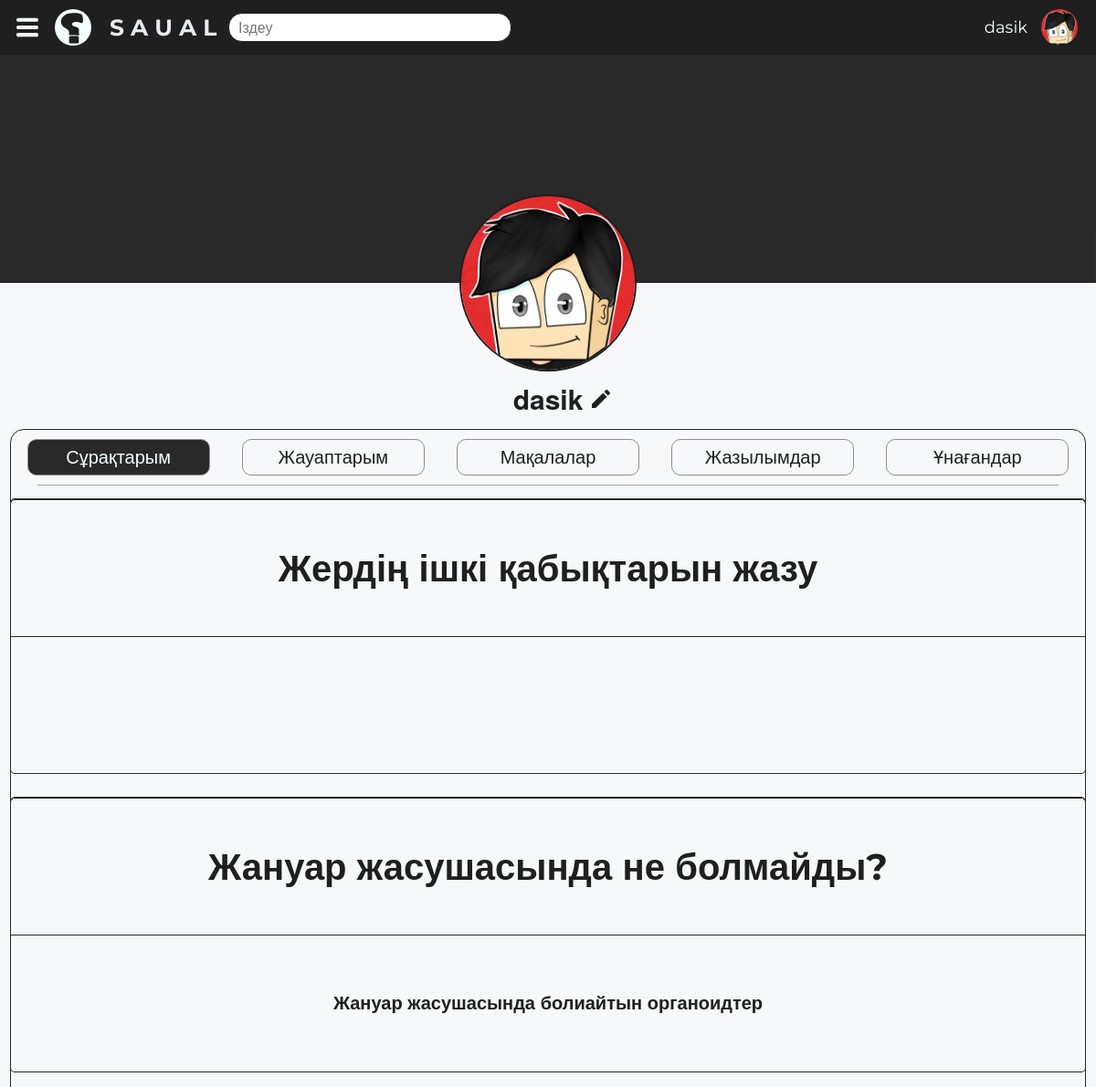
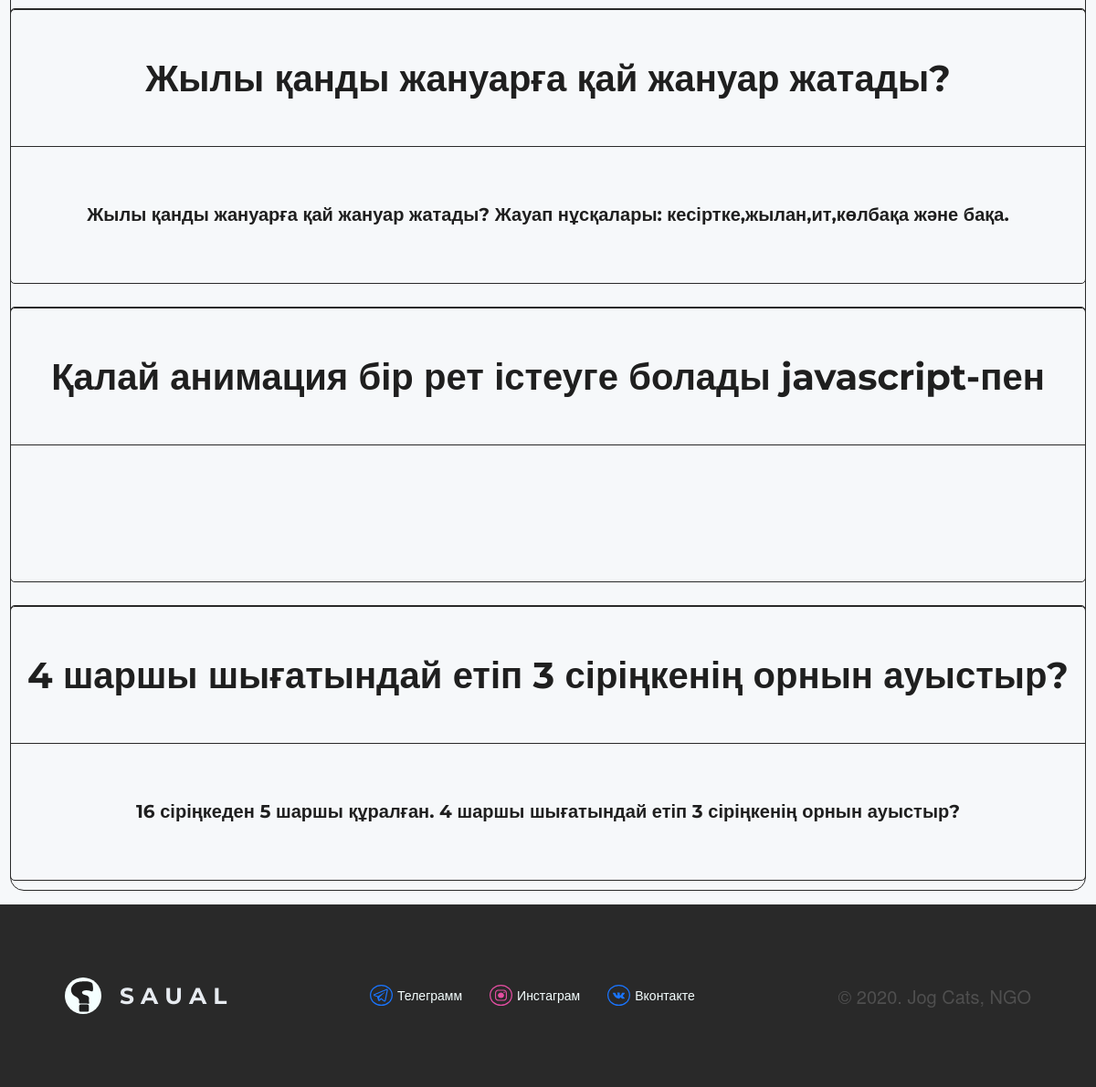
Screenshot of /user_profile/ (signed in) with the database file from the repository (2 pictures, top to bottom).
### data/users.py (models this page shows, shortened)
class User(SqlAlchemyBase, UserMixin, SerializerMixin):
    __tablename__ = 'users'
    id = sqlalchemy.Column(sqlalchemy.Integer, primary_key=True, nullable=False)
    generated_id = sqlalchemy.Column(sqlalchemy.String(8), unique=True)
    email = sqlalchemy.Column(sqlalchemy.String(255), nullable=False, unique=True)
    username = sqlalchemy.Column(sqlalchemy.String(35), nullable=False, unique=True)
    password = sqlalchemy.Column(sqlalchemy.String(255), nullable=False)
    created_date = sqlalchemy.Column(sqlalchemy.DateTime,
                                     default=datetime.datetime.now)
    admin = sqlalchemy.Column(sqlalchemy.Boolean, nullable=False, default=False)
    rep = orm.relation("Replies", back_populates='user')
    qst = orm.relation("Questions", back_populates='user')
    group_id = sqlalchemy.Column(sqlalchemy.Integer, nullable=True)
    rep_count = sqlalchemy.Column(sqlalchemy.Integer, default=0)

### data/questions.py (models this page shows, shortened)
class Questions(SqlAlchemyBase):
    __tablename__ = 'questions'
    id = sqlalchemy.Column(sqlalchemy.Integer, primary_key=True, nullable=False)
    title = sqlalchemy.Column(sqlalchemy.String(150), nullable=False, unique=False)
    content = sqlalchemy.Column(sqlalchemy.String(2500), nullable=False, unique=False)
    user_id = sqlalchemy.Column(sqlalchemy.Integer,
                                sqlalchemy.ForeignKey("users.id"))
    reply = sqlalchemy.Column(sqlalchemy.Integer, nullable=True)
    generated_id = sqlalchemy.Column(sqlalchemy.String(8), nullable=False, unique=True)
    tags = sqlalchemy.Column(sqlalchemy.String(30))
    user = orm.relation('User')

### app.py (the view)
@app.route("/user_profile/", methods=["GET"])
def user_profile():
    session = db_session.create_session()
    questions = session.query(Questions).filter(Questions.user_id == current_user.id).all()[:]
    replies = session.query(Replies).filter(Replies.user_id == current_user.id).all()
    print(replies)
    return render_template("profile.html", questions=questions, replies=replies)

### app.py (called while the page is built)
@login_manager.user_loader
def load_user(user_id):
    session = db_session.create_session()
    return session.query(User).get(user_id)

### data/db_session.py (called while the page is built)
def create_session() -> Session:
    global __factory
    return __factory()

### templates/profile.html (shortened to what this page needs)
{% extends 'base.html' %}
{% block main_info %}
<header style="display: flex; justify-content: center;">
    <div class="header__banner">
        <div class="header__user-avatar_place">
            <img src="../static/images/test_avatar.jpg" alt="user-avatar" class="header__user-avatar">
        </div>
        <p class="header__user-name text-montserrat text_color_dark-grey">
            {{current_user.username}}
            <img src="../static/images/edit.svg" alt="edit" style="width: 20px; height: 20px; margin-left: 10px; position: absolute; right: -30px;">
        </p>
        </div>
</header>
<section class="profile-section">
    <div class="profile-section__user-information">
        <div class="profile-section__information-headers">
            <button name="profile-section__information-header" id="questions_header_button" class="profile-section__information-header text_montserrat text_color_dark-grey profile-section__information-header_action profile-section__information-header_clicked">Сұрақтарым</button>
            <button name="profile-section__information-header" id="answers_header_button" class="profile-section__information-header text_montserrat text_color_dark-grey profile-section__information-header_action">Жауаптарым</button>
            <button name="profile-section__information-header" id="articles_header_button" class="profile-section__information-header text_montserrat text_color_dark-grey profile-section__information-header_action">Мақалалар</button>
            <button name="profile-section__information-header" id="subscribes_header_button" class="profile-section__information-header text_montserrat text_color_dark-grey profile-section__information-header_action">Жазылымдар</button>
            <button name="profile-section__information-header" id="likes_header_button" class="profile-section__information-header text_montserrat text_color_dark-grey profile-section__information-header_action">Ұнағандар</button>
        </div>
        <div class="profile__list" name="profile__blocks" id="questions_block">
            {% if questions == [] %}
            <h2 style="margin-top: 15%; " class="text_color_dark-grey text_montserrat">Сіз сұрақ қоймағансыз.</h2>
            {% else %}
            {% for question in questions %}
                <div class="profile__question-block">
                    <div class="question-block_header">
                        <h2 class="question-header__text text_color_dark-grey text_montserrat">{{question.title}}</h2>
                    </div>
                    <div class="question-block_content">
                        <h2 class="question-content__text text_color_dark-grey text_montserrat">{{question.content}}</h2>
                    </div>
                </div>
            {% endfor %}
            {% endif %}
        </div>
    </div>
</section>
<footer class="profile-footer">
    <div style="width: 100%; height: 100%; display: flex; flex-direction: row; justify-content: space-around;">
        <div class="footer__logo">
                <a href="/" class="logo__link-text_text-decoration_none navbar__link_mode text_montserrat"><img src="../static/images/logo.svg" class="logo__img" alt="Логотип">S A U A L</a>
        </div>
        <div class="footer__links">
            <nav style="margin: 0; padding: 0; display: flex; flex-direction: column; align-items: center; justify-content: center;">
                <ol style="margin: 0; padding: 0; display: flex; flex-direction: row; justify-content: center; align-items: center;">
                    <li class="footer__social-icon flex-row"><a href="https://t.me/nameuser3" target="_blank" class="footer_icon"><img src="../static/images/telegram_color_white.svg" alt="Телеграм"></a> <a href="https://t.me/nameuser3" class="text_montserrat text_color_light" style="text-decoration: none;">Телеграмм</a></li>
                    <li class="footer__social-icon flex-row"><a href="https://www.instagram.com/jog_cats/" target="_blank" class="footer_icon"><img src="../static/images/instagram_color_white.svg" alt="Инстаграм"></a><a href="https://www.instagram.com/jog_cats/" class="text_montserrat text_color_light" style="text-decoration: none;">Инстаграм</a></li>
                    <li class="footer__social-icon flex-row"><a href="https://vk.com/public198627056" target="_blank" class="footer_icon"><img src="../static/images/vk_color_white.svg" alt="Вконтакте"></a><a href="https://vk.com/public198627056" class="text_montserrat text_color_light" style="text-decoration: none;">Вконтакте</a></li>
                </ol>
            </nav>
        </div>
        <div class="footer__jog-cats">
            <p style="color: rgb(79, 79, 79); font-weight: normal; font-size: 20px;">&copy; 2020. Jog Cats, NGO</p>
    </div>
    </div>
</footer>
{% endblock %}

### templates/base.html (shortened to what this page needs)
<!DOCTYPE html>
<html lang="kz">
<html lang="ru">
<html lang="en">
<head>
    <link rel="stylesheet" href="{{ url_for('static', filename='styles/normalize.css') }}">
    <link rel="stylesheet" href="{{ url_for('static', filename='styles/style.css') }}">
</head>
<body style="background-color: rgb(246, 248, 250);">
    <nav class="navbar">
        <img src="../static/images/navbar-1.1s-47px.svg" alt="" style="width: 60px; height: 60px; margin: 0; cursor: pointer;" class="menu-bar_anim-" id="navbar_menu_but">
        <div class="logo_link-box logo_place_navbar">
            <a href="/" class="logo__link-text_text-decoration_none navbar__link_mode text_montserrat"><img src="../static/images/logo.svg" class="logo__img" alt="Логотип">S A U A L</a>
        </div>
        <div class="navbar__user-block navbar__user-block_place_navbar">
            <p class="navbar__username text_color_light text_montserrat">{{ current_user.username }}</p>
            <img onclick="show_navbar__user_options()" id="navbar__user-block__img" src="../static/images/test_avatar.jpg" alt="Аватарка пользователя" class="navbar__user-block__img">
        </div>
        <div class="main-search_box">
            <input type="text" class="main-search_input text_color_dark-grey text_montserrat" placeholder="Іздеу">
        </div>
    </nav>
    <div class="page">
        {% block main_info %}
        {% endblock %}
    </div>
</body>
</html>

### rows the page displays
User: username "dasik"
Questions: title "Жердің ішкі қабықтарын жазу"
Questions: title "Жануар жасушасында не болмайды?", content "Жануар жасушасында болиайтын органоидтер"
Questions: title "Жылы қанды жануарға қай жануар жатады?", content "Жылы қанды жануарға қай жануар жатады? Жауап нұсқалары: кесіртке,жылан,ит,көлбақа және бақа."
Questions: title "Қалай анимация бір рет істеуге болады javascript-пен"
Questions: title "4 шаршы шығатындай етіп 3 сіріңкенің орнын ауыстыр?", content "16 сіріңкеден 5 шаршы құралған. 4 шаршы шығатындай етіп 3 сіріңкенің орнын ауыстыр?"
